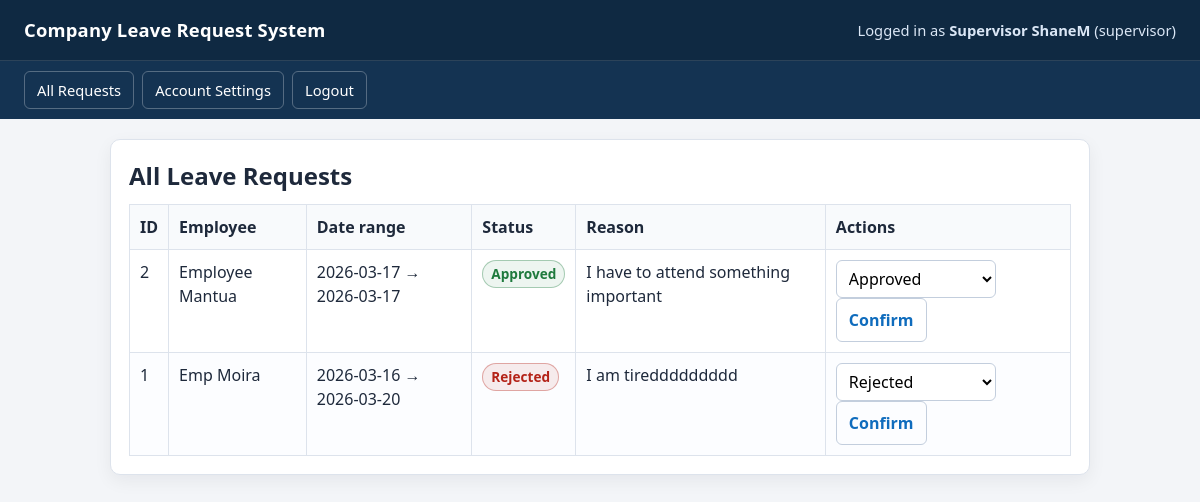
Screenshot of /leave (signed in) with the database file from the repository.
### tables this page shows
CREATE TABLE users (
            id INTEGER PRIMARY KEY AUTOINCREMENT,
            full_name TEXT NOT NULL,
            username TEXT NOT NULL UNIQUE,
            password TEXT NOT NULL,
            role TEXT NOT NULL CHECK(role IN ('employee', 'supervisor', 'admin')),
            active INTEGER NOT NULL DEFAULT 1 CHECK(active IN (0, 1))
        );

CREATE TABLE leave_requests (
            id INTEGER PRIMARY KEY AUTOINCREMENT,
            employee_id INTEGER NOT NULL,
            start_date TEXT NOT NULL,
            end_date TEXT NOT NULL,
            reason TEXT NOT NULL,
            status TEXT NOT NULL CHECK(status IN ('Pending', 'Approved', 'Rejected')) DEFAULT 'Pending',
            decided_by INTEGER,
            decided_at TEXT,
            created_at TEXT NOT NULL,
            FOREIGN KEY(employee_id) REFERENCES users(id),
            FOREIGN KEY(decided_by) REFERENCES users(id)
        );

### app.py (the view)
@app.get("/leave", response_class=HTMLResponse)
def all_leave_requests(request: Request):
    user = ensure_logged_in(request)
    ensure_permission(user, "leave", "view_all")
    conn = get_db()
    raw_items = conn.execute(
        """
        SELECT lr.id, lr.start_date, lr.end_date, lr.reason, lr.status, lr.created_at,
               u.full_name AS employee_name
        FROM leave_requests lr
        JOIN users u ON u.id = lr.employee_id
        ORDER BY lr.id DESC
        """
    ).fetchall()
    conn.close()
    items = []
    for r in raw_items:
        created_at = r["created_at"]
        try:
            dt = datetime.fromisoformat(created_at)
            created_at_display = dt.strftime("%b %d, %Y %I:%M %p")
        except Exception:
            created_at_display = created_at
        items.append({**dict(r), "created_at_display": created_at_display})
    return templates.TemplateResponse(
        "leave_all.html",
        base_context(request, "All Leave Requests", items=items),
    )

### templates/leave_all.html (shortened to what this page needs)
{% extends 'base.html' %}
{% block content %}
<section class="card">
    <h2>All Leave Requests</h2>
    {% if items %}
    <table>
        <thead>
            <tr>
                <th>ID</th>
                <th>Employee</th>
                <th>Date range</th>
                <th>Status</th>
                <th>Reason</th>
                <th>Actions</th>
            </tr>
        </thead>
        <tbody>
            {% for r in items %}
            <tr>
                <td>{{ r['id'] }}</td>
                <td>{{ r['employee_name'] }}</td>
                <td>{{ r['start_date'] }} → {{ r['end_date'] }}</td>
                <td>
                    <span class="status status-{{ r['status']|lower }}">{{ r['status'] }}</span>
                </td>
                <td>{{ r['reason'] }}</td>
                <td>
                    {% if 'decide' in permissions.get('leave', []) %}
                    <form action="/leave/{{ r['id'] }}/decide" method="post" class="inline-form leave-decide-form">
                        <select name="decision" class="inline-select">
                            <option value="Approved" {% if r['status'] == 'Approved' %}selected{% endif %}>Approved</option>
                            <option value="Rejected" {% if r['status'] == 'Rejected' %}selected{% endif %}>Rejected</option>
                        </select>
                        <button type="submit" class="btn-ghost">Confirm</button>
                    </form>
                    {% else %}
                    <span class="muted">No actions</span>
                    {% endif %}
                </td>
            </tr>
            {% endfor %}
        </tbody>
    </table>
    {% else %}
    <p>No leave requests found.</p>
    {% endif %}
</section>
{% endblock %}

### templates/base.html (shortened to what this page needs)
<!doctype html>
<html lang="en">
  <head>
    <link rel="stylesheet" href="/static/styles.css" />
  </head>
  <body>
    <header class="topbar">
      <h1>Company Leave Request System</h1>
      {% if current_user %}
      <div class="user-info">
        Logged in as <strong>{{ current_user['full_name'] }}</strong> ({{
        current_user['role'] }})
      </div>
      {% endif %}
    </header>
    {% if current_user %}
    <nav class="nav">
       {% if 'view_all' in permissions.get('leave', []) %}
      <a href="/leave">All Requests</a>
      {% endif %}
      <a href="/account">Account Settings</a>
      <a href="/logout">Logout</a>
    </nav>
    {% endif %}
    <main class="container">{% block content %}{% endblock %}</main>
  </body>
</html>

### static/styles.css (style rules this page uses)
:root { --bg: #f3f5f8; --card: #ffffff; --line: #dde3ec; --text: #1e293b; --muted: #5b667a; --accent: #0f6cbd; --accent-dark: #09599e; --danger: #b42318; --ok: #1f7a3d; --surface: #f8fafc; --shadow: 0 6px 18px rgba(15, 23, 42, 0.06); }
* { box-sizing: border-box; }
body { margin: 0; font-family: "Segoe UI", Tahoma, Geneva, Verdana, sans-serif; line-height: 1.5; background: var(--bg); color: var(--text); }
.topbar { background: #0f2942; color: white; padding: 16px 24px; display: flex; justify-content: space-between; align-items: center; border-bottom: 1px solid rgba(255, 255, 255, 0.12); }
.topbar h1 { margin: 0; font-size: 1.15rem; font-weight: 650; letter-spacing: 0.2px; }
.user-info { font-size: 0.92rem; color: #dbe7f6; }
.nav { background: #143352; padding: 10px 24px; display: flex; gap: 8px; flex-wrap: wrap; }
.nav a { color: white; text-decoration: none; padding: 7px 12px; border: 1px solid rgba(255, 255, 255, 0.28); border-radius: 6px; font-size: 0.92rem; transition: background-color 0.2s ease, border-color 0.2s ease; }
.container { padding: 20px; max-width: 1020px; margin: 0 auto; }
.card { background: var(--card); border: 1px solid var(--line); border-radius: 10px; padding: 18px; margin-bottom: 16px; box-shadow: var(--shadow); }
.card h2, .card h3 { margin-top: 0; margin-bottom: 10px; font-weight: 640; }
input, textarea, select, button { font: inherit; padding: 9px 10px; border-radius: 6px; border: 1px solid #c3cedd; }
input, textarea, select { background: #fff; }
button { background: var(--accent); color: white; border: none; cursor: pointer; font-weight: 600; padding: 9px 12px; transition: background-color 0.2s ease; }
table { width: 100%; border-collapse: collapse; background: white; }
th, td { border: 1px solid var(--line); padding: 10px; text-align: left; vertical-align: top; }
th { background: var(--surface); font-weight: 640; }
tr:nth-child(even) td { background: #fcfdff; }
.inline-form { display: inline; }
.inline-input, .inline-select { padding: 6px 8px; border-radius: 6px; border: 1px solid #c3cedd; background: #fff; min-width: 160px; }
.status { display: inline-block; padding: 3px 8px; border-radius: 999px; font-size: 0.85rem; font-weight: 700; border: 1px solid var(--line); background: #fff; }
.status-approved { color: var(--ok); border-color: rgba(31, 122, 61, 0.35); background: rgba(31, 122, 61, 0.08); }
.status-rejected { color: var(--danger); border-color: rgba(180, 35, 24, 0.35); background: rgba(180, 35, 24, 0.08); }
.btn-ghost { background: transparent; color: var(--accent); border: 1px solid #c3cedd; }

### rows the page displays
users: full_name "Supervisor ShaneM", role "supervisor"
leave_requests: id "2", employee_name "Employee Mantua", start_date "2026-03-17", end_date "2026-03-17", status "Approved", reason "I have to attend something important", decision "Approved"
leave_requests: id "1", employee_name "Emp Moira", start_date "2026-03-16", end_date "2026-03-20", status "Rejected", reason "I am tireddddddddd", decision "Rejected"
